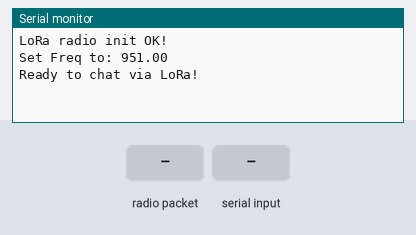
This sketch was run on a simulated Arduino Uno, built with avr-gcc and run on an emulated ATmega328P. Shown: the last lines printed to the serial monitor. The inputs (shaded band) are chosen by the test bench. No radio packets arrive unless stated.

Above: at 1.2 s.
1.3 s: radio packet "1" arrives
At 1.7 s:
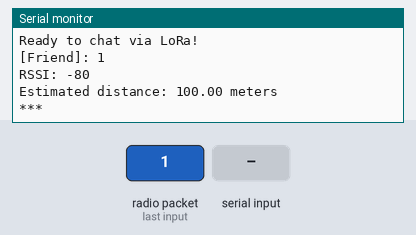
2.8 s: "1\n" received over Serial
At 3.7 s:
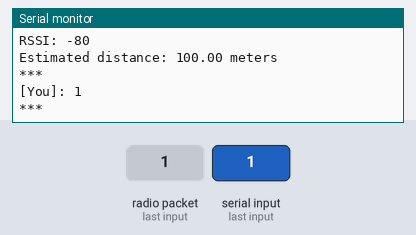

Measured:
- after the input at 1.3 s, the serial monitor: prints a new line at once (image 1)
- after the input at 2.8 s, the serial monitor: prints a new line after 0.06 s (image 2)

The sketch:

lora.ino
```cpp
#include <SPI.h>
#include <RH_RF95.h>

// Pin definitions
#define RFM95_CS 8
#define RFM95_RST 4
#define RFM95_INT 7

#define RF95_FREQ 951.0

RH_RF95 rf95(RFM95_CS, RFM95_INT);

void setup() {
  pinMode(RFM95_RST, OUTPUT);
  digitalWrite(RFM95_RST, HIGH);

  Serial.begin(115200);
  while (!Serial) delay(1);

  // Manual reset of LoRa module
  digitalWrite(RFM95_RST, LOW);
  delay(10);
  digitalWrite(RFM95_RST, HIGH);
  delay(10);

  if (!rf95.init()) {
    Serial.println("LoRa radio init failed");
    while (1);
  }

  Serial.println("LoRa radio init OK!");

  if (!rf95.setFrequency(RF95_FREQ)) {
    Serial.println("setFrequency failed");
    while (1);
  }

  Serial.print("Set Freq to: ");
  Serial.println(RF95_FREQ);

  rf95.setTxPower(23, false);

  Serial.println("Ready to chat via LoRa!");
}

float estimateDistance(int rssi) {
  // Simple RSSI to distance approximation
  float distance = pow(10, ((-rssi - 40) / 20.0));  // You can tweak -40 and 20.0
  return distance;
}

void loop() {
  // Receive
  if (rf95.available()) {
    uint8_t buf[RH_RF95_MAX_MESSAGE_LEN];
    uint8_t len = sizeof(buf);

    if (rf95.recv(buf, &len)) {
      buf[len] = '\0'; // Ensure null-terminated string
      Serial.print("[Friend]: ");
      Serial.println((char*)buf);

      int rssi = rf95.lastRssi();
      float distance = estimateDistance(rssi);

      Serial.print("RSSI: ");
      Serial.println(rssi);
      Serial.print("Estimated distance: ");
      Serial.print(distance, 2);
      Serial.println(" meters");
      Serial.println("***");
    }
  }

  // Send
  if (Serial.available()) {
    String input = Serial.readStringUntil('\n');
    input.trim();

    if (input.length() > 0) {
      rf95.send((uint8_t*)input.c_str(), input.length());
      rf95.waitPacketSent();

      Serial.print("[You]: ");
      Serial.println(input);
      Serial.println("***");
    }
  }
}
```
